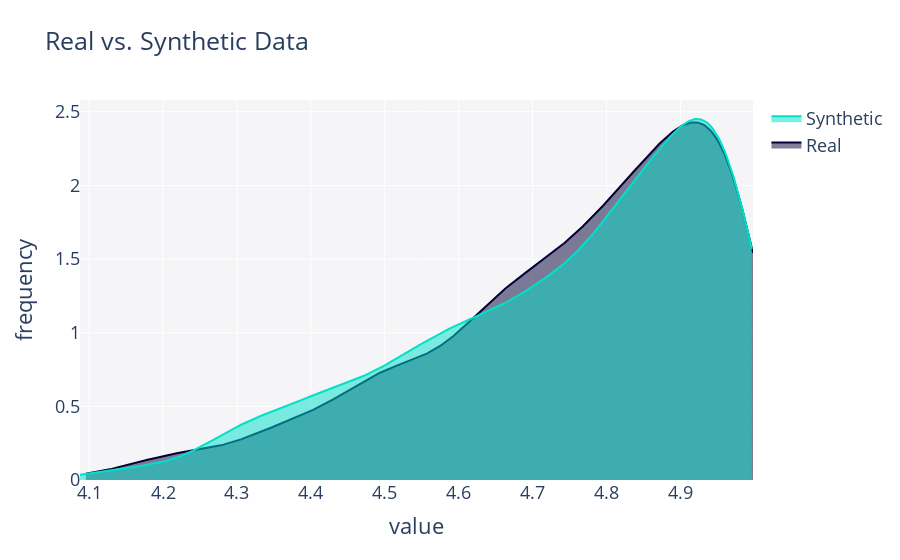

The code cell stored with this chart in its notebook:
### Code cell
from copulas.univariate import Univariate

new_beta = Univariate.from_dict(parameters)

new_sampled = new_beta.sample(1000)

compare_1d(data, new_sampled)

### Figure 1 — Plotly figure (JSON) as saved in the notebook; plotly's stock layout.template omitted (floating-point values rounded to 4 significant figures; data arrays with more than 128 entries replaced by an {"elided": "..."} marker saying what was removed)
{"data": [{"fill": "tozeroy", "hovertemplate": "<b>Real</b><br>Frequency: %{y}<extra></extra>", "legendgroup": "Real", "marker": {"color": "#000036"}, "mode": "lines", "name": "Real", "showlegend": true, "type": "scatter", "x": {"elided": "500 float values"}, "xaxis": "x", "y": {"elided": "500 float values"}, "yaxis": "y"}, {"fill": "tozeroy", "hovertemplate": "<b>Synthetic</b><br>Frequency: %{y}<extra></extra>", "legendgroup": "Synthetic", "marker": {"color": "#01E0C9"}, "mode": "lines", "name": "Synthetic", "showlegend": true, "type": "scatter", "x": {"elided": "500 float values"}, "xaxis": "x", "y": {"elided": "500 float values"}, "yaxis": "y"}], "layout": {"barmode": "overlay", "font": {"size": 18}, "hovermode": "closest", "legend": {"traceorder": "reversed"}, "plot_bgcolor": "#F5F5F8", "showlegend": true, "title": {"text": "Real vs. Synthetic Data"}, "xaxis": {"anchor": "y2", "domain": [0, 1], "title": {"text": "value"}, "zeroline": false}, "yaxis": {"anchor": "free", "domain": [0, 1], "position": 0, "title": {"text": "frequency"}}}}
